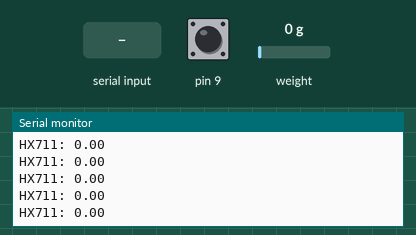
Recording of a sketch running on a simulated Arduino Uno, built with avr-gcc and run on an emulated ATmega328P. On the bench: the last lines printed to the serial monitor. Inputs (shaded band) come from the test bench; at power-on: weight on the scale 0 g, pin 9 HIGH.

Above: at 3.2 s.
3.3 s: weight on the scale set to 100 g
At 3.33 s:
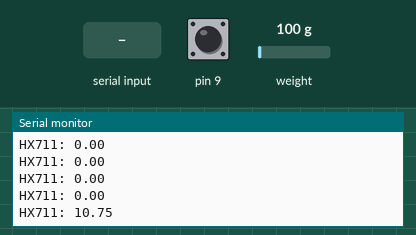
4.8 s: pin 9 pulled LOW for 0.15 s
At 4.94 s:
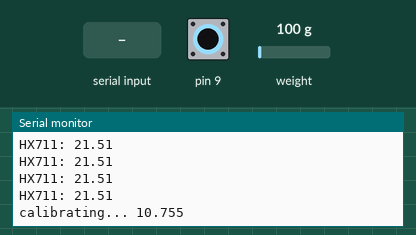
6.4 s: pin 9 pulled LOW for 3.2 s
12.6 s: weight on the scale set to 1250 g
At 12.7 s:
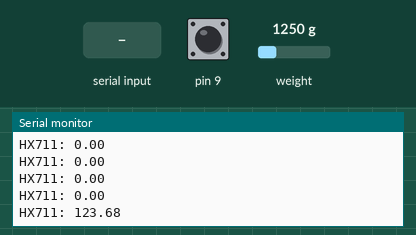
14.1 s: "c" received over Serial
At 14.21 s:
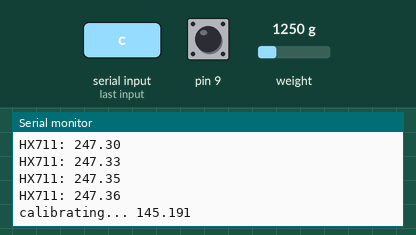
Timing chart, 0 to 16.6 s (numbered marks = the images above; inputs shaded):
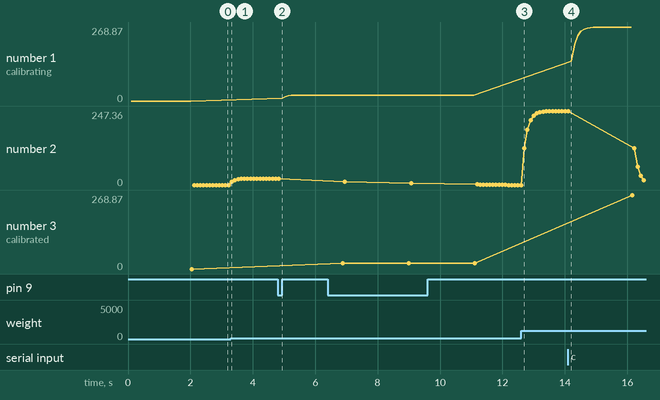

The sketch:

scale.ino
```cpp
#include "HX711.h"

// HX711 circuit wiring
const int LOADCELL_DOUT_PIN = 8;
const int LOADCELL_SCK_PIN = 7;

float N_per_ct = 270/527200.38;
float N_zero = 0;

HX711 scale;
int isCalibrated = 0;

void calibrate(){
  isCalibrated = 0;
  float alpha = 0.5;
  for(int samples = 20; samples > 0;){
    if (scale.is_ready()) {
      float newtons = scale.read() * N_per_ct;
      N_zero = alpha*newtons + (1-alpha)*N_zero;
      Serial.print("calibrating... ");
      Serial.println(N_zero,3);
      samples--;
    }
  }
  Serial.print("calibrated: ");
  Serial.println(N_zero,3);
  isCalibrated = 1;
}

void setup() {
  Serial.begin(9600);
  scale.begin(LOADCELL_DOUT_PIN, LOADCELL_SCK_PIN);

  pinMode(9, INPUT_PULLUP);
  calibrate();
}

float reading_filt = 0;
float filt_alpha = 0.5;

void loop() {

  if (scale.is_ready() && isCalibrated == 1) {
    float reading = scale.read()*N_per_ct - N_zero;
    reading_filt = filt_alpha*reading_filt + (1-filt_alpha)*reading;
    Serial.print("HX711: ");
    Serial.println(reading_filt, 2);
  }

  if(digitalRead(9) == 0){
    calibrate();
  }

  if(Serial.available() > 0){
    if(Serial.read() == 'c'){
      calibrate();
      while(Serial.available()){Serial.read();}
    }
  }

//  delay(200);

}
```

Measured:
- after the input at 3.3 s, the serial monitor: prints a new line at once (image 1)
- after the input at 4.8 s, the serial monitor: prints a new line after 0.14 s (image 2)
- after the input at 12.6 s, the serial monitor: prints a new line after 0.10 s (image 3)
- after the input at 14.1 s, the serial monitor: prints a new line after 0.11 s (image 4)
- plotted number 1: 0 → 21.51 after the input at 4.8 s, 21.51 → 268.87 after the input at 14.1 s
- plotted number 2: 0 → 21.51 after the input at 3.3 s, 0 → 247.35 after the input at 12.6 s, 247.35 → 15.46 after the input at 14.1 s
- plotted number 3: 21.51 → 268.87 after the input at 14.1 s
